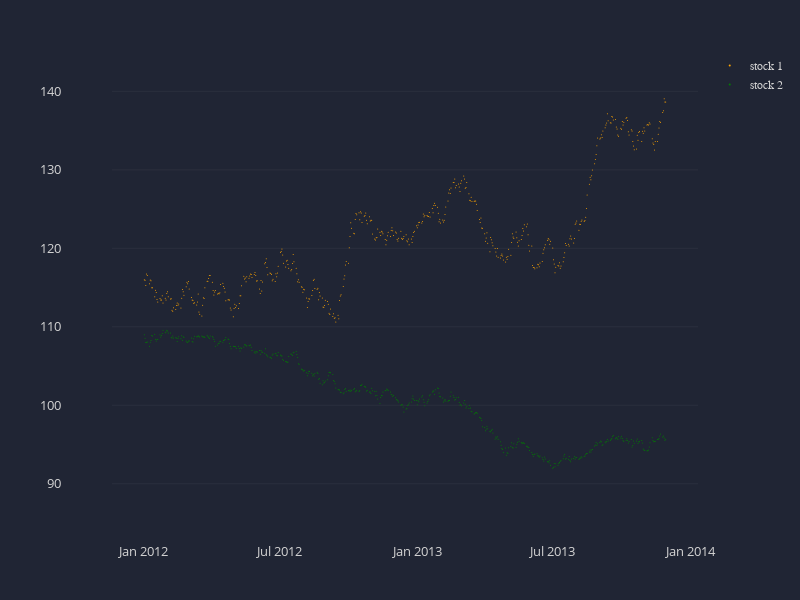

The notebook cell this image was saved under:
### Code cell
# create data
dates = pd.date_range(start='2012-01-01', periods=500, freq='B')
stock1 = np.random.normal(loc=0, scale=.7017, size=500)
stock1[0] = np.random.randint(low=100, high=130)
stock1 = np.cumsum(stock1)

stock2 = np.random.normal(loc=0, scale=.3017, size=500)
stock2[0] = np.random.randint(low=100, high=130)
stock2 = np.cumsum(stock2)

df = pd.DataFrame(data={'stock 1': stock1, 'stock 2': stock2}, index=dates)
df = df.transpose()

# create chart
color_palette = chart.palette(color='red', palette_type='light', start_pos=2)

layout = chart.layout(width=800, height=600, pad=50)
chart.line(df, layout=layout, line_width=2, mode='markers', marker_size=1)

### Figure 1 — Plotly figure (JSON) as saved in the notebook; plotly's stock layout.template omitted (floating-point values rounded to 4 significant figures; data arrays with more than 128 entries replaced by an {"elided": "..."} marker saying what was removed)
{"data": [{"line": {"color": "orange", "width": 2}, "marker": {"size": 1}, "mode": "markers", "name": "stock 1", "textfont": {"color": "lightgrey", "size": 14}, "textposition": "bottom center", "type": "scatter", "x": {"elided": "500 str values"}, "y": {"elided": "500 float values"}}, {"line": {"color": "green", "width": 2}, "marker": {"size": 1}, "mode": "markers", "name": "stock 2", "textfont": {"color": "lightgrey", "size": 14}, "textposition": "bottom center", "type": "scatter", "x": {"elided": "500 str values"}, "y": {"elided": "500 float values"}}], "layout": {"autosize": false, "height": 600, "legend": {"bordercolor": "#202534", "borderwidth": 0, "font": {"color": "lightgrey", "family": "sans-serif", "size": 12}, "orientation": "v", "traceorder": "normal", "x": 1.02, "xanchor": "left", "y": 1, "yanchor": "middle"}, "margin": {"b": 75, "l": 75, "pad": 50, "r": 50, "t": 75}, "paper_bgcolor": "#202534", "plot_bgcolor": "#202534", "title": {"font": {"color": "lightgrey", "family": "sans-serif", "size": 24}, "text": "", "x": 0.5}, "width": 800, "xaxis": {"autorange": true, "color": "lightgrey", "dtick": 1, "gridcolor": "#343846", "gridwidth": 0.5, "showgrid": false, "showline": false, "showticklabels": true, "tickfont": {"color": "lightgrey", "size": 13}, "tickformat": "", "tickmode": "auto", "title": {"font": {"color": "lightgrey", "family": "sans-serif", "size": 18}, "text": ""}, "type": "-", "zeroline": false, "zerolinecolor": "grey"}, "yaxis": {"autorange": true, "color": "lightgrey", "dtick": 1, "gridcolor": "#343846", "gridwidth": 0.5, "showgrid": true, "showline": false, "showticklabels": true, "tickfont": {"color": "lightgrey", "size": 13}, "tickformat": "", "tickmode": "auto", "ticks": "", "title": {"font": {"color": "lightgrey", "family": "sans-serif", "size": 18}, "text": ""}, "type": "-", "zeroline": true, "zerolinecolor": "grey"}}}
